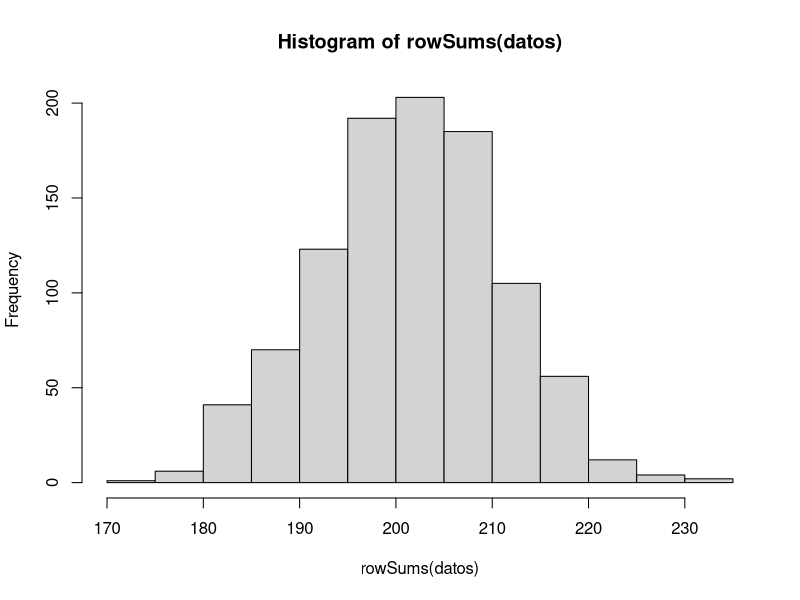

Source code (R): (Note: this script raises an error after producing the figure.)
  library(tidyverse)
  library(ggplot2)

prob=c(.3,.55,.45)

########################################################################

cual_maximo = function(max_vec){
  maximo = which(max(max_vec) == max_vec)
  if (length(maximo) == 1) {
    return(maximo)
  } else {return(sample(maximo, 1))}
}

########################################################################

set.seed(69)


#Punto 1

datos = matrix(rbinom(366000, 1, prob[2]), nrow = 1000, ncol = 366, byrow = T)

hist(rowSums(datos))

mean(rowSums(datos))

dates = sort(rowSums(datos))

c(mean(dates[25], dates[26]), mean(dates[975], dates[976]))

########################################################################
#Random

datos_random_dia=actualizar(366,1)

ggplot(datos_random_dia)+
  geom_line(aes(x=Dia, y = Maquina1Total, colour="yellow"))+
  geom_line(aes(x=Dia, y = Maquina2Total, colour="blue"))+
  geom_line(aes(x=Dia, y = Maquina3Total, colour="green"))

ggplot(datos_random_dia)+
  geom_line(aes(x=Dia, y = Maquina1+Maquina2+Maquina3, color="red"))
#to do: distribucion a posteriori



#Maquina 1
datos=matrix(seq(0,1,.001),nrow = 1001)
datos=cbind(datos,dbeta(seq(0,1,.001),2,2))
for (i in 1:6) {
  datos=cbind(datos,dbeta(seq(0,1,.001),2+datos_random_dia$Maquina1[61*i],2-datos_random_dia$Maquina1[61*i]+datos_random_dia$Maquina1Total[61*i]))
  }


datos = as.data.frame(datos)
colnames(datos) = c("seq","Dia0", "Dia61", "Dia122", "Dia183", "Dia244", "Dia305",
                    "Dia366")

ggplot(datos)+geom_line(aes(x=seq,y=Dia0,color=rgb(0.55, 0, 0)))+
  geom_line(aes(x=seq,y=Dia61,color=rgb(0.8, 0, 0)))+
  geom_line(aes(x=seq,y=Dia122))+
  geom_line(aes(x=seq,y=Dia183))+
  geom_line(aes(x=seq,y=Dia244))+
  geom_line(aes(x=seq,y=Dia305))+
  geom_line(aes(x=seq,y=Dia366))
  

#Maquina 2
datos=matrix(seq(0,1,.001),nrow = 1001)
datos=cbind(datos,dbeta(seq(0,1,.001),2,2))
for (i in 1:6) {
  datos=cbind(datos,dbeta(seq(0,1,.001),2+datos_random_dia$Maquina2[61*i],2-datos_random_dia$Maquina2[61*i]+datos_random_dia$Maquina2Total[61*i]))
}


datos = as.data.frame(datos)
colnames(datos) = c("seq","Dia0", "Dia61", "Dia122", "Dia183", "Dia244", "Dia305",
                    "Dia366")

ggplot(datos)+geom_line(aes(x=seq,y=Dia0,color=rgb(0.55, 0, 0)))+
  geom_line(aes(x=seq,y=Dia61,color=rgb(0.8, 0, 0)))+
  geom_line(aes(x=seq,y=Dia122))+
  geom_line(aes(x=seq,y=Dia183))+
  geom_line(aes(x=seq,y=Dia244))+
  geom_line(aes(x=seq,y=Dia305))+
  geom_line(aes(x=seq,y=Dia366))

#Maquina 3
datos=matrix(seq(0,1,.001),nrow = 1001)
datos=cbind(datos,dbeta(seq(0,1,.001),2,2))
for (i in 1:6) {
  datos=cbind(datos,dbeta(seq(0,1,.001),2+datos_random_dia$Maquina3[61*i],2-datos_random_dia$Maquina3[61*i]+datos_random_dia$Maquina3Total[61*i]))
}


datos = as.data.frame(datos)
colnames(datos) = c("seq","Dia0", "Dia61", "Dia122", "Dia183", "Dia244", "Dia305",
                    "Dia366")

ggplot(datos)+geom_line(aes(x=seq,y=Dia0,color=rgb(0.55, 0, 0)))+
  geom_line(aes(x=seq,y=Dia61,color=rgb(0.8, 0, 0)))+
  geom_line(aes(x=seq,y=Dia122))+
  geom_line(aes(x=seq,y=Dia183))+
  geom_line(aes(x=seq,y=Dia244))+
  geom_line(aes(x=seq,y=Dia305))+
  geom_line(aes(x=seq,y=Dia366))










datos_random_año=actualizar(366,1000)

datos_random_filter=filter(datos_random_año, Dia == 366)

Exitos_random_totales=rowSums(datos_random_filter[,3:5])

hist(Exitos_random_totales)

Media_random_totales=mean(Exitos_random_totales)

Ordenados_random_totales = sort(Exitos_random_totales)

Q_random_totales=c(mean(Ordenados_random_totales[25], Ordenados_random_totales[26]), 
  mean(Ordenados_random_totales[975], Ordenados_random_totales[976]))


###################################################################

datos_greedy_tasa_dia=actualizar(366,1,"greedy_tasa")

ggplot(datos_greedy_tasa_dia)+
  geom_line(aes(x=Dia, y = Maquina1Total, colour="yellow"))+
  geom_line(aes(x=Dia, y = Maquina2Total, colour="blue"))+
  geom_line(aes(x=Dia, y = Maquina3Total, colour="green"))

ggplot(datos_greedy_tasa_dia)+
  geom_line(aes(x=Dia, y = Maquina1+Maquina2+Maquina3, color="red"))
#to do: distribucion a posteriori



#Maquina 1
datos=matrix(seq(0,1,.001),nrow = 1001)
datos=cbind(datos,dbeta(seq(0,1,.001),2,2))
for (i in 1:6) {
  datos=cbind(datos,dbeta(seq(0,1,.001),2+datos_random_dia$Maquina1[61*i],2-datos_random_dia$Maquina1[61*i]+datos_random_dia$Maquina1Total[61*i]))
}

datos = as.data.frame(datos)
colnames(datos) = c("seq","Dia0", "Dia61", "Dia122", "Dia183", "Dia244", "Dia305",
                    "Dia366")

ggplot(datos)+geom_line(aes(x=seq,y=Dia0,color=rgb(0.55, 0, 0)))+
  geom_line(aes(x=seq,y=Dia61,color=rgb(0.8, 0, 0)))+
  geom_line(aes(x=seq,y=Dia122))+
  geom_line(aes(x=seq,y=Dia183))+
  geom_line(aes(x=seq,y=Dia244))+
  geom_line(aes(x=seq,y=Dia305))+
  geom_line(aes(x=seq,y=Dia366))


#Maquina 2
datos=matrix(seq(0,1,.001),nrow = 1001)
datos=cbind(datos,dbeta(seq(0,1,.001),2,2))
for (i in 1:6) {
  datos=cbind(datos,dbeta(seq(0,1,.001),2+datos_random_dia$Maquina2[61*i],2-datos_random_dia$Maquina2[61*i]+datos_random_dia$Maquina2Total[61*i]))
}


datos = as.data.frame(datos)
colnames(datos) = c("seq","Dia0", "Dia61", "Dia122", "Dia183", "Dia244", "Dia305",
                    "Dia366")

ggplot(datos)+geom_line(aes(x=seq,y=Dia0,color=rgb(0.55, 0, 0)))+
  geom_line(aes(x=seq,y=Dia61,color=rgb(0.8, 0, 0)))+
  geom_line(aes(x=seq,y=Dia122))+
  geom_line(aes(x=seq,y=Dia183))+
  geom_line(aes(x=seq,y=Dia244))+
  geom_line(aes(x=seq,y=Dia305))+
  geom_line(aes(x=seq,y=Dia366))

#Maquina 3
datos=matrix(seq(0,1,.001),nrow = 1001)
datos=cbind(datos,dbeta(seq(0,1,.001),2,2))
for (i in 1:6) {
  datos=cbind(datos,dbeta(seq(0,1,.001),2+datos_random_dia$Maquina3[61*i],2-datos_random_dia$Maquina3[61*i]+datos_random_dia$Maquina3Total[61*i]))
}


datos = as.data.frame(datos)
colnames(datos) = c("seq","Dia0", "Dia61", "Dia122", "Dia183", "Dia244", "Dia305",
                    "Dia366")

ggplot(datos)+geom_line(aes(x=seq,y=Dia0,color=rgb(0.55, 0, 0)))+
  geom_line(aes(x=seq,y=Dia61,color=rgb(0.8, 0, 0)))+
  geom_line(aes(x=seq,y=Dia122))+
  geom_line(aes(x=seq,y=Dia183))+
  geom_line(aes(x=seq,y=Dia244))+
  geom_line(aes(x=seq,y=Dia305))+
  geom_line(aes(x=seq,y=Dia366))










datos_greedy_tasa_año=actualizar(366,1000,"greedy_tasa")

datos_greedy_tasa_filter=filter(datos_greedy_tasa_año, Dia == 366)

Exitos_greedy_tasa_totales=rowSums(datos_greedy_tasa_filter[,3:5])

hist(Exitos_greedy_tasa_totales)

Media_greedy_tasa_totales=mean(Exitos_greedy_tasa_totales)

Ordenados_greedy_tasa_totales = sort(Exitos_greedy_tasa_totales)

Q_greedy_tasa_totales=c(mean(Ordenados_random_totales[25], Ordenados_random_totales[26]), 
                   mean(Ordenados_random_totales[975], Ordenados_random_totales[976]))







########################################################################

privilegio = function(y, temp, e){
  return(c(rbinom(1, 1, prob[2]), 2))
}


########################################################################
random = function(y, temp, e){
  cual = floor(runif(1,1,4))
  vector = c(rbinom(1, 1, prob[cual]), cual)
  return(vector)}
########################################################################
softmax = function(tasas, temp, e){
  p = exp(tasas / temp) / sum(exp(tasas / temp))
  return(p)}

soft = function(y, temp, e){
  tasa = y[1:3] / y[4:6]
  for (k in 1:length(tasa)) {
    if (is.na(tasa[k])) {
      tasa[k] = 0
    }
  }
  p = softmax(tasa, temp)
  cual = sample(c(1, 2, 3), size = 1, prob = p)
  vector = c(rbinom(1, 1, prob[cual]), cual)
  return(vector)
}
########################################################################

thompson = function(y, temp, e){
  maquina1 = rbeta(1, 2 + y[1], 2 + y[4] - y[1])
  maquina2 = rbeta(1, 2 + y[2], 2 + y[5] - y[2])
  maquina3 = rbeta(1, 2 + y[3], 2 + y[6] - y[3])
  cual = cual_maximo(c(maquina1, maquina2, maquina3))
  vector = c(rbinom(1, 1, prob[cual]), cual)
  return(vector)
}

########################################################################
qbeta(.975,6,13)
qbeta(.975,18,7)

upper = function(y, temp, e){
  maquina1 = qbeta(.975, 2 + y[1], 2 + y[4] - y[1])
  maquina2 = qbeta(.975, 2 + y[2], 2 + y[5] - y[2])
  maquina3 = qbeta(.975, 2 + y[3], 2 + y[6] - y[3])
  cual = cual_maximo(c(maquina1, maquina2, maquina3))
  vector = c(rbinom(1, 1, prob[cual]), cual)
  return(vector)
}
########################################################################
greedy_prior = function(y, temp, e){
  maquina1 = (2 + y[1]) / (4 + y[4])
  maquina2 = (2 + y[2]) / (4 + y[5])
  maquina3 = (2 + y[3]) / (4 + y[6])
  cual = cual_maximo(c(maquina1, maquina2, maquina3)) 
  vector = c(rbinom(1, 1, prob[cual]), cual)
  return(vector)
}
########################################################################
greedy_tasa = function(y, temp, e){
  if (y[3] == 0) {
    if (y[2] == 0) {
      if (y[1] == 0) {
        vector = c(rbinom(1, 1, prob[1]), 1)
        return(vector)
      }
      vector = c(rbinom(1, 1, prob[2]), 2)
      return(vector)
      }
    vector = c(rbinom(1, 1, prob[3]), 3)
    return(vector)
    }
  cual = cual_maximo(c(y[1:3]) / c(y[4:6]))
  vector = c(rbinom(1, 1, prob[cual]), cual)
  return(vector)
}
  
  



########################################################################

e_greedy=function(y, temp, e){
  which=rbinom(1, 1, e)
  if (which == 1) {
    greedy_tasa(y)
  } else {random(y)}
  }



########################################################################
actualizar=function(dias = 366,muestras = 1,metodo = "random", temp = 1, e = .5){
  lista=list(random = random, greedy_tasa = greedy_tasa ,greedy_prior = greedy_prior,
             e_greedy = e_greedy, softmax = soft, upper = upper, thompson = thompson)
  metodo = lista[[metodo]]
  matriz = matrix(0, dias*muestras, 10)
  for (j in 1:muestras) {
       y = c(0, 0, 0, 0, 0, 0, j)
       for (i in 1:dias) {
          x=metodo(y, temp, e)
          y[x[2]] = y[x[2]] + x[1]
          y[x[2]+3] = y[x[2] + 3] + 1
          matriz[i+(dias*(j-1)),] = c(x, y, i)
    }
  }
  datos = as.data.frame(matriz)
  colnames(datos) = c("Exito", "Maquina", "Maquina1", "Maquina2", "Maquina3", "Maquina1Total",
                    "Maquina2Total", "Maquina3Total", "Muestra", "Dia")
  return(datos)
}

datos=actualizar(366,1,"greedy_prior",1,.5)





  

